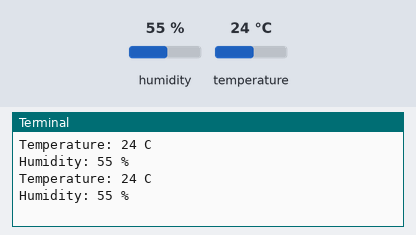
A program run on a simulated Raspberry Pi (BCM pin numbers). On the bench: the last lines printed to the terminal. Inputs (shaded band) come from the test bench; at power-on: humidity 55 %, temperature 24 °C.

Above: at 1.2 s.
1.3 s: humidity set to 22 %
At 2.7 s:
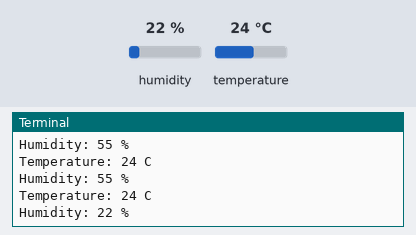
2.8 s: temperature set to 12 °C
At 4.1 s:
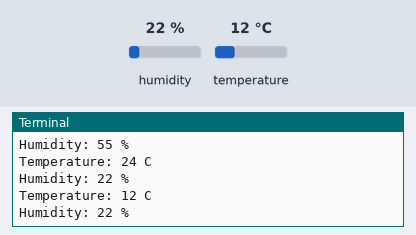
4.3 s: humidity set to 40 %
At 4.9 s:
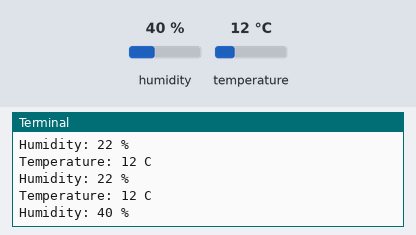
Timing chart, 0 to 7.3 s (numbered marks = the images above; inputs shaded):
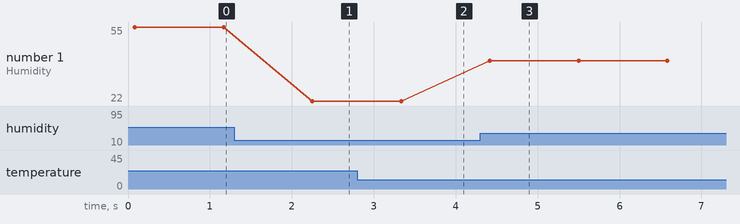

Measured:
- after the input at 1.3 s, the terminal: prints a new line after 0.95 s (image 1)
- after the input at 2.8 s, the terminal: prints a new line after 0.53 s (image 2)
- after the input at 4.3 s, the terminal: prints a new line after 0.12 s (image 3)
- plotted number 1: 55 → 22 after the input at 1.3 s, 22 → 40 after the input at 4.3 s

The program:

dht11.py
```python
import time
import RPi.GPIO


class DHT11Result:
    'DHT11 sensor result returned by DHT11.read() method'

    ERR_NO_ERROR = 0
    ERR_MISSING_DATA = 1
    ERR_CRC = 2

    error_code = ERR_NO_ERROR
    temperature = -1
    humidity = -1

    def __init__(self, error_code, temperature, humidity):
        self.error_code = error_code
        self.temperature = temperature
        self.humidity = humidity

    def is_valid(self):
        return self.error_code == DHT11Result.ERR_NO_ERROR


class DHT11:
    'DHT11 sensor reader class for Raspberry'

    __pin = 0

    def __init__(self, pin):
        self.__pin = pin

    def read(self):
        RPi.GPIO.setup(self.__pin, RPi.GPIO.OUT)

        # send initial high
        self.__send_and_sleep(RPi.GPIO.HIGH, 0.05)

        # pull down to low
        self.__send_and_sleep(RPi.GPIO.LOW, 0.02)

        # change to input using pull up
        RPi.GPIO.setup(self.__pin, RPi.GPIO.IN, RPi.GPIO.PUD_UP)

        # collect data into an array
        data = self.__collect_input()

        # parse lengths of all data pull up periods
        pull_up_lengths = self.__parse_data_pull_up_lengths(data)

        # if bit count mismatch, return error (4 byte data + 1 byte checksum)
        if len(pull_up_lengths) != 40:
            return DHT11Result(DHT11Result.ERR_MISSING_DATA, 0, 0)

        # calculate bits from lengths of the pull up periods
        bits = self.__calculate_bits(pull_up_lengths)

        # we have the bits, calculate bytes
        the_bytes = self.__bits_to_bytes(bits)

        # calculate checksum and check
        checksum = self.__calculate_checksum(the_bytes)
        if the_bytes[4] != checksum:
            return DHT11Result(DHT11Result.ERR_CRC, 0, 0)

        # ok, we have valid data, return it
        return DHT11Result(DHT11Result.ERR_NO_ERROR, the_bytes[2], the_bytes[0])

    def __send_and_sleep(self, output, sleep):
        RPi.GPIO.output(self.__pin, output)
        time.sleep(sleep)

    def __collect_input(self):
        # collect the data while unchanged found
        unchanged_count = 0

        # this is used to determine where is the end of the data
        max_unchanged_count = 100

        last = -1
        data = []
        while True:
            current = RPi.GPIO.input(self.__pin)
            data.append(current)
            if last != current:
                unchanged_count = 0
                last = current
            else:
                unchanged_count += 1
                if unchanged_count > max_unchanged_count:
                    break

        return data

    def __parse_data_pull_up_lengths(self, data):
        STATE_INIT_PULL_DOWN = 1
        STATE_INIT_PULL_UP = 2
        STATE_DATA_FIRST_PULL_DOWN = 3
        STATE_DATA_PULL_UP = 4
        STATE_DATA_PULL_DOWN = 5

        state = STATE_INIT_PULL_DOWN

        lengths = [] # will contain the lengths of data pull up periods
        current_length = 0 # will contain the length of the previous period

        for i in range(len(data)):

            current = data[i]
            current_length += 1

            if state == STATE_INIT_PULL_DOWN:
                if current == RPi.GPIO.LOW:
                    # ok, we got the initial pull down
                    state = STATE_INIT_PULL_UP
                    continue
                else:
                    continue
            if state == STATE_INIT_PULL_UP:
                if current == RPi.GPIO.HIGH:
                    # ok, we got the initial pull up
                    state = STATE_DATA_FIRST_PULL_DOWN
                    continue
                else:
                    continue
            if state == STATE_DATA_FIRST_PULL_DOWN:
                if current == RPi.GPIO.LOW:
                    # we have the initial pull down, the next will be the data pull up
                    state = STATE_DATA_PULL_UP
                    continue
                else:
                    continue
            if state == STATE_DATA_PULL_UP:
                if current == RPi.GPIO.HIGH:
                    # data pulled up, the length of this pull up will determine whether it is 0 or 1
                    current_length = 0
                    state = STATE_DATA_PULL_DOWN
                    continue
                else:
                    continue
            if state == STATE_DATA_PULL_DOWN:
                if current == RPi.GPIO.LOW:
                    # pulled down, we store the length of the previous pull up period
                    lengths.append(current_length)
                    state = STATE_DATA_PULL_UP
                    continue
                else:
                    continue

        return lengths

    def __calculate_bits(self, pull_up_lengths):
        # find shortest and longest period
        shortest_pull_up = 1000
        longest_pull_up = 0

        for i in range(0, len(pull_up_lengths)):
            length = pull_up_lengths[i]
            if length < shortest_pull_up:
                shortest_pull_up = length
            if length > longest_pull_up:
                longest_pull_up = length

        # use the halfway to determine whether the period it is long or short
        halfway = shortest_pull_up + (longest_pull_up - shortest_pull_up) / 2
        bits = []

        for i in range(0, len(pull_up_lengths)):
            bit = False
            if pull_up_lengths[i] > halfway:
                bit = True
            bits.append(bit)

        return bits

    def __bits_to_bytes(self, bits):
        the_bytes = []
        byte = 0

        for i in range(0, len(bits)):
            byte = byte << 1
            if (bits[i]):
                byte = byte | 1
            else:
                byte = byte | 0
            if ((i + 1) % 8 == 0):
                the_bytes.append(byte)
                byte = 0

        return the_bytes

    def __calculate_checksum(self, the_bytes):
        return the_bytes[0] + the_bytes[1] + the_bytes[2] + the_bytes[3] & 255


if __name__ == '__main__':
    RPi.GPIO.setmode(RPi.GPIO.BCM)       # Use BCM GPIO numbers
    RPi.GPIO.setwarnings(False)

    dht = DHT11(4)
    try:
        while True:
            result = dht.read()
            if result.is_valid():
                temperature = result.temperature
                humidity    = result.humidity
                print("Temperature: "+str(temperature)+" C")
                print("Humidity: "+str(humidity)+" %")
            else:
                print("DHT ERROR")

            time.sleep(1)

    except KeyboardInterrupt:
        print("Exit to dht11 file")
```
